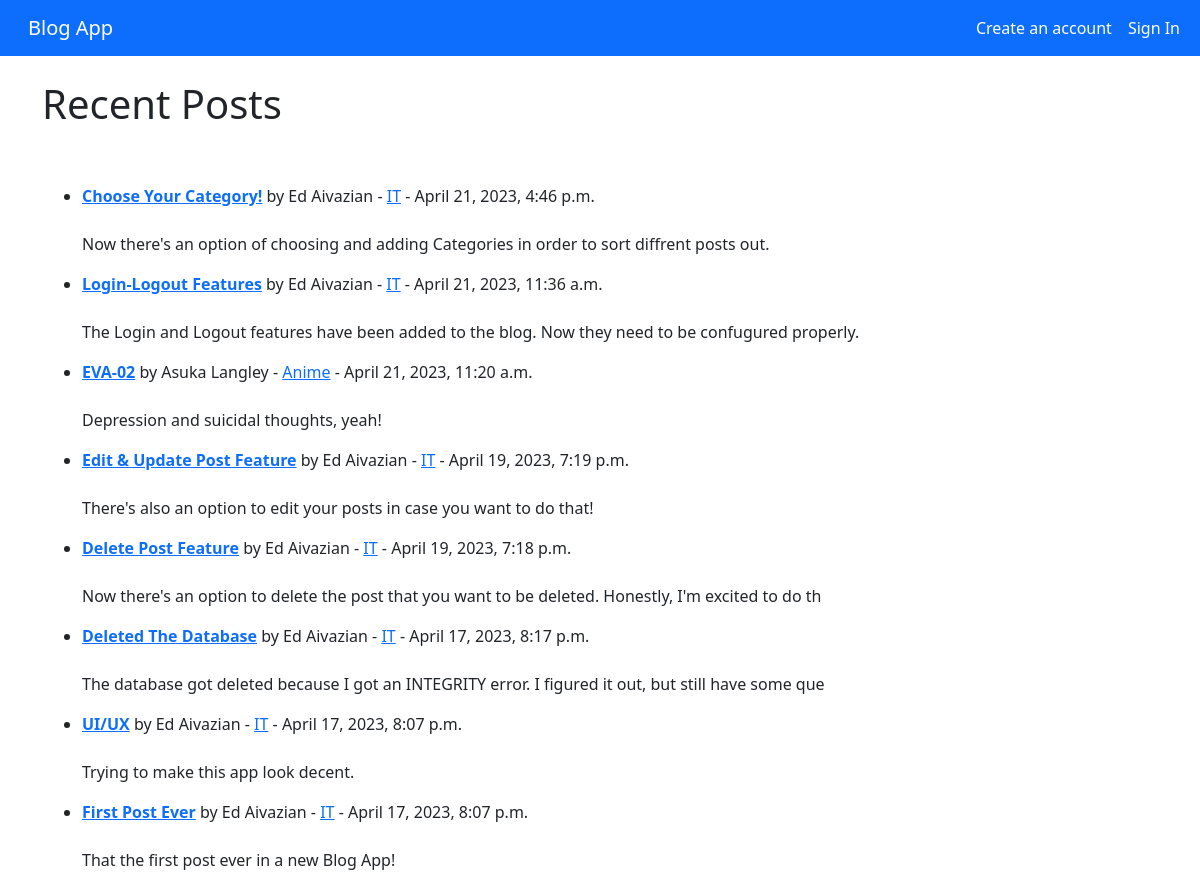
The app's page /, older data.
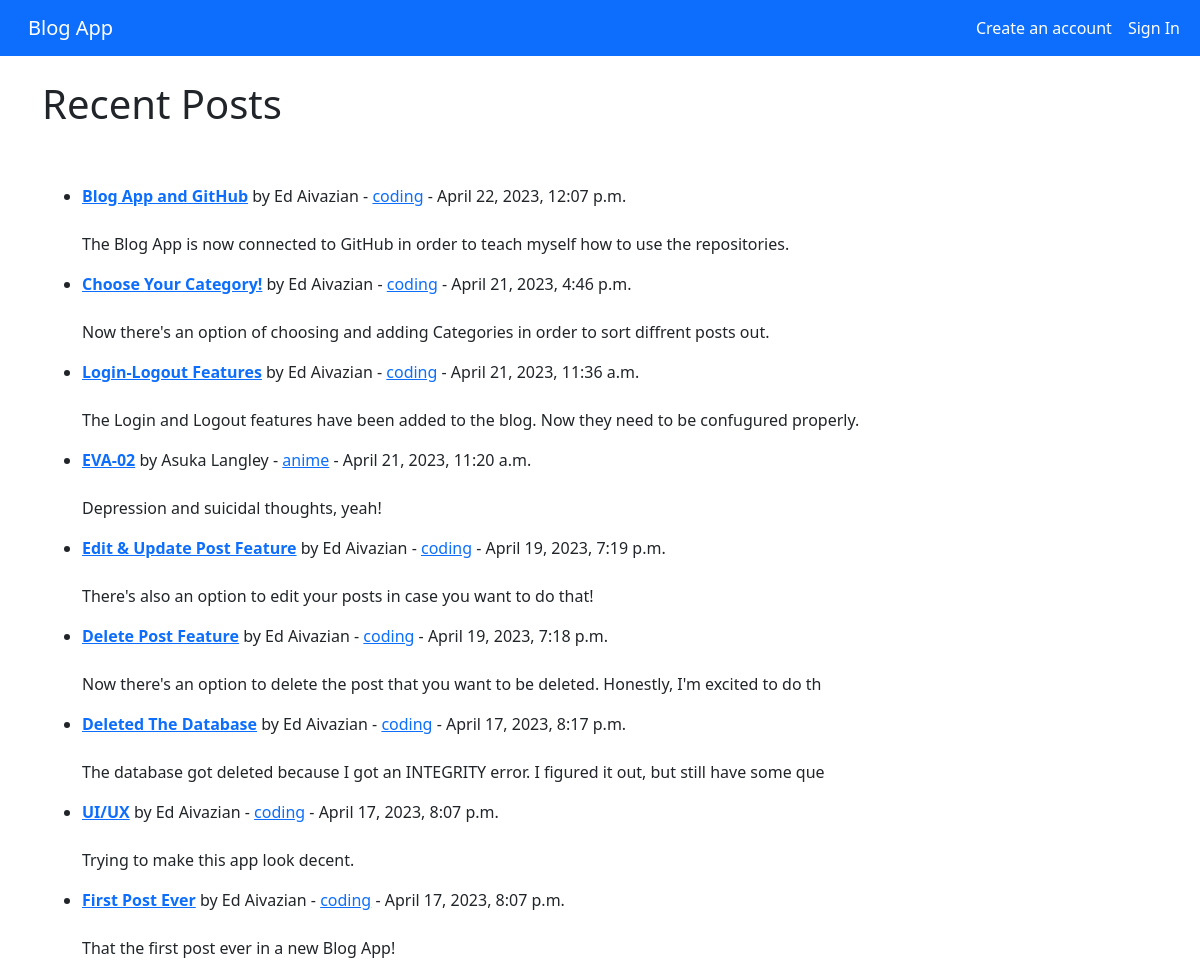
The same page, newer data.
### blogs/models.py (models this page shows, shortened)
class Post(models.Model):
    category = models.CharField(max_length=100, default='it') # категория поста со значением "IT" по умолчанию
    title = models.CharField(max_length=100) # название поста
    title_tag = models.CharField(max_length=100, default='Blog App')
    author = models.ForeignKey(User, on_delete=models.CASCADE) # при удалении темы, все записи по теме также удаляются - это каскадное удаление
    body = models.TextField(max_length=1000) # текст поста
    date_added = models.DateTimeField(auto_now_add=True)

### blogs/views.py (the view)
class HomeView(ListView):
    model = Post
    template_name = 'home.html'
    categories = Category.objects.all()
    ordering = ['-id'] # минус выводит посты на домашней странице в обратном порядке: от самого нового к самому старому
    def get_context_data(self, *args, **kwargs):
        category_menu = Category.objects.all() # достаёт все названия категорий из Category.models.py
        context = super(HomeView, self).get_context_data(*args, **kwargs)
        context ['category_menu'] = category_menu
        return context

### blogs/templates/home.html (shortened to what this page needs)
{% extends "base.html" %}
{% block content %}
<h1>Recent Posts</h1>
<br/><br/>
<ul>
{% for post in object_list %}
    <li><a href="{% url 'article-detail' post.pk %}"><strong>{{ post.title }}</strong></a> by
        {{ post.author.first_name }}
        {{ post.author.last_name}} -
        <a href="{% url 'category' post.category|slugify %}">{{ post.category }}</a>
        - {{ post.date_added }}
        <br/><br/>
        <p>{{ post.body|slice:":100" }}</p>
    </li>
{% endfor %}
</ul>
{% endblock content %}

### blogs/templates/base.html (shortened to what this page needs)
<!doctype html>
<html lang="en" dir="ltr">
  <head>
    <link rel="stylesheet" href="https://cdn.jsdelivr.net/npm/bootstrap@5.3.0-alpha3/dist/css/bootstrap.rtl.min.css">
  </head>
  <body>
    <nav class="navbar navbar-expand-lg bg-primary" data-bs-theme="dark">
        <div class="container-fluid">
          <a class="navbar-brand" href="{% url 'home' %}">Blog App</a>
          <div class="collapse navbar-collapse" id="navbarSupportedContent">
            <ul class="navbar-nav me-auto mb-2 mb-lg-0">
              {% if user.is_authenticated %}
                <li class="nav-item">
                  <a class="nav-link active" aria-current="page" href="{% url 'home' %}">Home</a>
                </li>
                {% if category_menu %}
                  <li class="nav-item dropdown">
                    <a class="nav-link dropdown-toggle" href="#" role="button" data-bs-toggle="dropdown" aria-expanded="false">
                      Categories
                    </a>
                    <ul class="dropdown-menu">
                      {% for item in category_menu %}
                        <li>
                          <a class="dropdown-item"
                          href="{% url 'category' item|slugify %}">
                          {{ item }}</a>
                        </li>
                      {% endfor %}
                    </ul>
                  </li>
                {% else %}
                  <li class="nav-item">
                    <a class="nav-link active" href="{% url 'category-list' %}">Categories</a>
                  </li>
                {% endif %}
                <li class="nav-item">
                  <a class="nav-link active" href="{% url 'add_post' %}">Add Post</a>
                </li>
                <li class="nav-item">
                  <a class="nav-link active" href="{% url 'add_category' %}">Add Category</a>
                </li>
                <form class="d-flex" role="search">
                  <input class="form-control me-2" type="search" placeholder="Search" aria-label="Search">
                  <button class="btn btn-outline-light" type="submit">Search</button>
                </form>
                <li class="nav-item">
                  <a class="nav-link active" href="{% url 'logout' %}">Sign out</a>
                </li>
              {% else %}
                <li class="nav-item">
                  <a class="nav-link active" href="{% url 'register' %}">Create an account</a>
                </li>
                <li class="nav-item">
                  <a class="nav-link active" href="{% url 'login' %}">Sign In</a>
                </li>
              {% endif %}
                </ul>
          </div>
        </div>
      </nav>
    <br/>
    <div class="container">
        {% block content %}
        {% endblock content %}
    </div>
  </body>
</html>

Row changes from the older to the newer data that the page shows:
added Post: title "Blog App and GitHub", author.first_name "Ed", author.last_name "Aivazian", category "coding", date_added "April 22, 2023, 12:07 p.m.", body "The Blog App is now connected to GitHub in order to teach myself how to use the repositories."
changed Post "Choose Your Category!": category "IT" → "coding"
changed Post "Login-Logout Features": category "IT" → "coding"
changed Post "EVA-02": category "Anime" → "anime"
changed Post "Edit & Update Post Feature": category "IT" → "coding"
changed Post "Delete Post Feature": category "IT" → "coding"
changed Post "Deleted The Database": category "IT" → "coding"
changed Post "UI/UX": category "IT" → "coding"
changed Post "First Post Ever": category "IT" → "coding"
